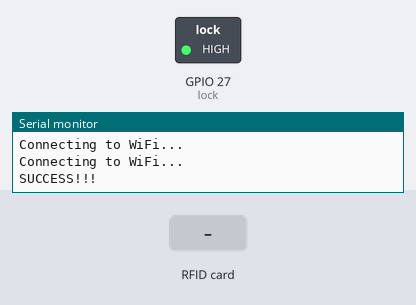
This program was run on a simulated ESP8266 (NodeMCU). On the bench: switched loads named in the program (green lamp = pin HIGH), the last lines printed to the serial monitor. The test bench sets the inputs (shaded band). WiFi joins after 1.5 s; servers stay silent unless stated.

Above: at 2.7 s.
2.8 s: RFID card B4 E6 81 07 held to the reader
At 3.6 s:
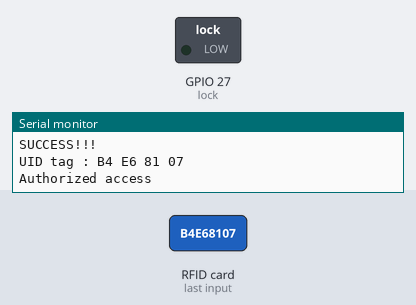
4.8 s: RFID card 5E 7A 19 C4 held to the reader
Timing chart, 0 to 7.8 s (numbered marks = the images above; inputs shaded):
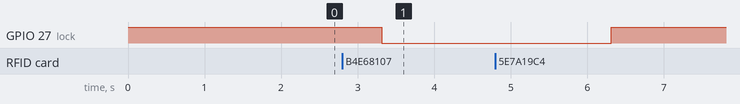

Measured:
- after the input at 2.8 s, GPIO 27 (lock): HIGH → LOW after 0.51 s

The program:

main.cpp
```cpp
#include <SPI.h>
#include <MFRC522.h>
#include <ESP8266WiFi.h>
int lock = 27;
#define LED_G 5 //define green LED pin
#define LED_R 4 //define red LED
#define ACCESS_DELAY 2000
#define DENIED_DELAY 1000
#define RST_PIN D3
#define SS_PIN D4
#define SSID "iPhone"
#define PASSWORD "yakaligaskuy"
MFRC522 mfrc522(SS_PIN, RST_PIN);// Instance of the class

void setup() {
  Serial.begin(9600);
  pinMode(lock, OUTPUT);
  digitalWrite(lock, HIGH);
  SPI.begin();		//protokol untuk mikrokontroler dengan memori
	mfrc522.PCD_Init(); //inialisasi modulRFID
  WiFi.begin(SSID, PASSWORD);
  while (WiFi.status() != WL_CONNECTED) {
    delay(500);
    Serial.println("Connecting to WiFi...");
  }
  Serial.println("SUCCESS!!!");
}

void loop() {
if ( ! mfrc522.PICC_IsNewCardPresent()) { //memeriksa kartu
    return;
	}
	if ( ! mfrc522.PICC_ReadCardSerial()) { //membaca kartu
    return;
	}
  // Menampilkan UID di serial monitor
  Serial.print("UID tag :");
  String content= "";
  for (byte i = 0; i < mfrc522.uid.size; i++) //loop sebanyak byte yang ada pada UID
  {
  Serial.print(mfrc522.uid.uidByte[i] < 0x10 ? " 0" : " ");
  Serial.print(mfrc522.uid.uidByte[i], HEX);
  content.concat(String(mfrc522.uid.uidByte[i] < 0x10 ? " 0" : " "));
  content.concat(String(mfrc522.uid.uidByte[i], HEX));
  }
  Serial.println();
  content.toUpperCase();
  if (content.substring(1) == "B4 E6 81 07") //change here the UID of the card/cards that you want to give access
  {
    Serial.println("Authorized access");
    Serial.println();
    delay(500);
    digitalWrite(lock, LOW);
    digitalWrite(LED_G, HIGH);
    delay(ACCESS_DELAY);
    digitalWrite(lock, LOW);
    digitalWrite(LED_G, LOW);
  }

 else   {
    Serial.println(" Access denied");
    digitalWrite(lock, HIGH);
    digitalWrite(LED_R, HIGH);
    delay(DENIED_DELAY);
    digitalWrite(LED_R, LOW);
  }
  delay(1000);
  digitalWrite(lock, HIGH);

}
```
